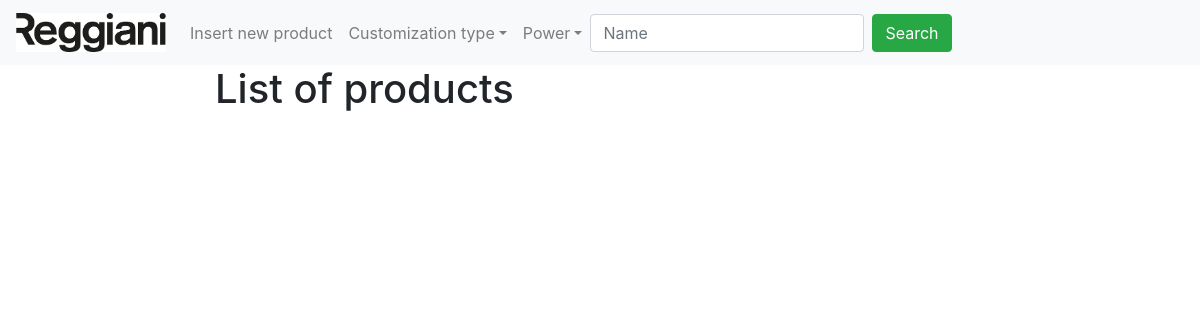
Before: /list.php?cust=Low with the older database file.
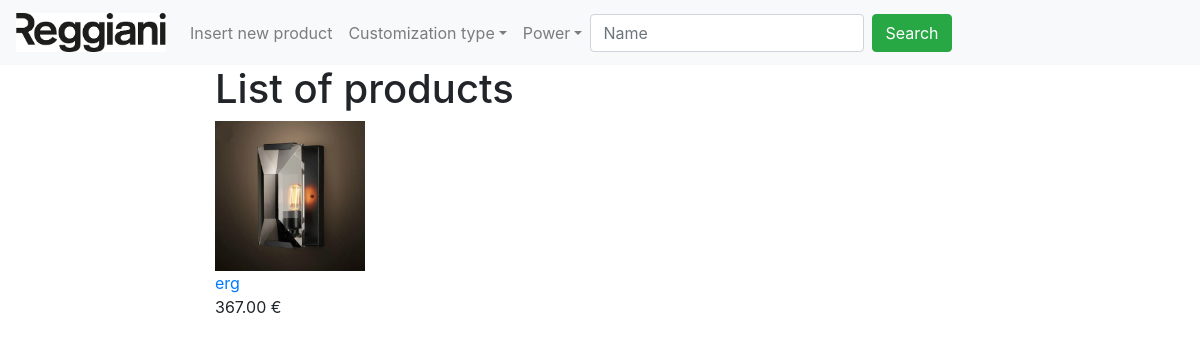
After: the same page with the newer database file.
### tables this page shows
CREATE TABLE `products` (
  `ID` int(11) NOT NULL,
  `img` varchar(128) NOT NULL,
  `file` varchar(128) NOT NULL,
  `projectName` varchar(32) NOT NULL,
  `idUtente` int(11) NOT NULL,
  `partnersName` varchar(32) NOT NULL,
  `Specifier` varchar(32) NOT NULL,
  `leadTime` int(11) NOT NULL,
  `customizationType` varchar(32) NOT NULL,
  `colorTemperature` int(11) NOT NULL,
  `CRI` varchar(32) NOT NULL,
  `stepMacAdam` varchar(32) NOT NULL,
  `beamAngle` varchar(32) NOT NULL,
  `ipRate` varchar(32) NOT NULL,
  `power` varchar(32) NOT NULL,
  `lumenOutput` varchar(32) NOT NULL,
  `intensity` varchar(32) NOT NULL,
  `efficacy` varchar(32) NOT NULL,
  `dimmability` tinyint(1) NOT NULL,
  `driverIncluded` tinyint(1) NOT NULL,
  `driverPosition` tinyint(1) NOT NULL,
  `supplyVoltage` varchar(32) NOT NULL,
  `supplyFrequency` varchar(32) NOT NULL,
  `lifetime` varchar(32) NOT NULL,
  `madeIn` varchar(32) NOT NULL,
  `certification` varchar(32) NOT NULL,
  `colorFinish` varchar(32) NOT NULL,
  `reggianiRef` int(11) NOT NULL,
  `competitor` varchar(32) NOT NULL,
  `competitorProduct` varchar(32) NOT NULL,
  `targetPrice` decimal(11,2) NOT NULL
);

### list.php (the view, shortened to what this page needs)
<?php
    include("connection.php");
	include("navbar.php");
	if(!empty($_GET['cust'])){
		$cust = $_GET['cust'];
	}else{
		$cust = null;
	}
?>
<html>
	<head>
		<link rel="stylesheet" type="text/css" href="style.css">
	</head>
	<body>
		<div class="container-fluid">
			<div class="row">
				<div class="col-2"></div>
				<div class="col">
					<h1>List of products</h1>
				</div>
			</div>
		<?php
			$sql = "SELECT * FROM products WHERE";
			if(!empty($cust) || !$cust == null){
				$sql .= " customizationType='".$cust."' AND";
			}
			$sql .= " 1 ORDER BY projectName";
			$result = $conn->query($sql);
			$count = 4;
			if ($result->num_rows > 0){
				while($row = $result->fetch_assoc()){
					if($count % 4 == 0){
						echo '<div class="row"><div class="col-2"></div>';
					}
					echo '<div class="col-2">';
					echo "<a href = 'infoProduct.php?idArticolo=".$row["ID"]."'><img class='imgProducts' src='".$_SESSION["imgFolder"].$row["img"]."'></br>";
					echo "<a href = 'infoProduct.php?idArticolo=".$row["ID"]."'>".$row["projectName"]."</a><br>".$row["targetPrice"]." €</br>";
					echo '</div>';
					$count++;
				}
			}
			echo '</div>';
		?>
		</div>
	</body>
</html>

### navbar.php (shortened to what this page needs)
<!doctype html>
<html>
  <head>
    <link rel="stylesheet" href="https://maxcdn.bootstrapcdn.com/bootstrap/4.0.0/css/bootstrap.min.css">
  </head>
  <body>
    <nav class="navbar navbar-expand-lg navbar-light bg-light">
    <a class="navbar-brand" href="http://www.reggiani.net/it/"><img src="img/icon.jpg" width="150px" height="auto"/></a>
        <div class="collapse navbar-collapse" id="navbarSupportedContent">
            <ul class="navbar-nav mr-auto">
                <li class="nav-item">
                    <a class='nav-link' href = 'up.php'>Insert new product</a>
                </li>
                <li class="nav-item dropdown">
                    <a class="nav-link dropdown-toggle" href="#" id="navbardrop" data-toggle="dropdown">Customization type</a>
                </li>
                <li class="nav-item dropdown">
                    <a class="nav-link dropdown-toggle" href="#" id="navbardrop" data-toggle="dropdown">Power</a>
                </li>
                <form class="form-inline" method="GET" action="list.php">
                    <input class="form-control mr-sm-2" type="text" placeholder="Name" name="nameFilter">
                    <button class="btn btn-success" type="submit">Search</button>
                </form>
            </ul>
        </div>
    </nav>
  </body>
</html>

### style.css (style rules this page uses)
.imgProducts { width: 150px; height: 150px; }

Changed rows visible on the page:
added products: img (picture), projectName "erg", targetPrice "367.00"
